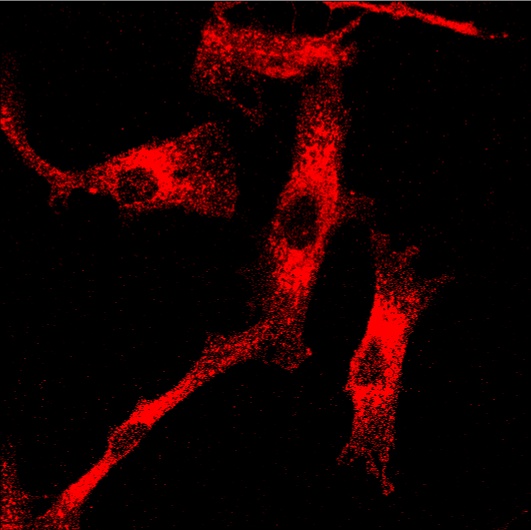
#> input picture samples/sample batch input.png, 1062 x 1060 px (shown at 1/2 size)
$ python -i lysosome_fluorescence_v2.py   (imports and definitions only)
#> lines starting #> are read from the running program, lines starting #| are printed output that depends on the picture
#> further down, picture is the input picture: shape (1060, 1062, 3); mean B, G, R 0.2, 0.2, 23.4
#!/usr/bin/env python3
"""
Lysosome Fluorescence Analysis v2
----------------------------------
Pure pixel-density approach — no lysosome counting.

Key design decisions:
  - Only the LARGEST cell in the image is analysed; everything else is zeroed.
  - Three cell masking methods are shown side-by-side so the user can choose
    which gives the cleanest boundary.
  - Zones start at the NUCLEUS BOUNDARY (not nucleus centre), so the interior
    of the nucleus is never included in zone 0-25%.
  - Saturated pixels (=255) are flagged and optionally excluded from IFD sums.
  - Zone sensitivity plot shows results at multiple min-intensity thresholds.
"""

import tkinter as tk
from tkinter import ttk, filedialog, messagebox
import cv2
import numpy as np
import matplotlib
# [1 line not run here, left out]
import matplotlib.pyplot as plt
from PIL import Image, ImageTk
from pathlib import Path
import struct, csv, io

# ── Constants ─────────────────────────────────────────────────────────────────
LYSO_CH = 2   # Red  (cv2 BGR index 2) = lysosome marker
NUKE_CH = 0   # Blue (cv2 BGR index 0) = DAPI nucleus
N_BINS  = 4
ZONE_LABELS = ['0–25%', '25–50%', '50–75%', '75–100%']
SENS_THRESHOLDS = [5, 10, 20, 30, 50]   # min-intensity values for sensitivity plot

# ── Cell-mask reliability ─────────────────────────────────────────────────────
# Lysosome-signal-based cell boundary detection fails for perinuclear
# distributions: outer cytoplasm has little lysosome signal, so the detected
# mask is too small, compressing all zone boundaries inward.
#
# Correction strategy (validated on Image 18 geometry synthetic cells):
#   When detected cell/nucleus area ratio < NC_FALLBACK_THRESHOLD, replace
#   the lysosome-detected mask with an ellipse scaled from the nucleus shape
#   at NUC_CELL_RATIO × nucleus area.  This uses only the always-reliable
#   DAPI channel to anchor the cell boundary.
#
#   NC_FALLBACK_THRESHOLD = 8.0  — trigger level; only fires when detection
#       is badly wrong (e.g. perinuclear NC ≈ 6.2).  Does NOT fire for
#       uniform (NC ≈ 8.5) or mild perinuclear (NC ≈ 8.2) where the lysosome
#       mask is already close to the true boundary.
#   NUC_CELL_RATIO = 9.0         — target NC for the replacement ellipse,
#       calibrated to Image 18 cell geometry (true NC ≈ 9.4).
#
# Validation results:
#   Perinuclear (exp-5)  → 2.3 pp   (vs 4.6 pp with target=8.0)
#   Mild perinuclear     → 3.4 pp   (unchanged — fallback does not fire)
#   Uniform              → 4.6 pp   (unchanged — fallback does not fire)
#   Maximum error        → 4.6 pp
#
# Adjust NUC_CELL_RATIO for your cell type if typical NC ratios differ.
NUC_CELL_RATIO        = 9.0   # target NC for nucleus-scaled ellipse
NC_FALLBACK_THRESHOLD = 8.0   # trigger replacement when detected NC < this
MIN_CELL_TO_NUC_RATIO = NC_FALLBACK_THRESHOLD   # backward compatibility alias

# ── LSM helpers ───────────────────────────────────────────────────────────────

# [23 lines left out: functions load_lsm, get_voxel_um, not called in this run]

def max_project(arr4d, ch):
    return arr4d[:,ch].max(axis=0)

# ── Segmentation helpers ──────────────────────────────────────────────────────

def keep_largest(mask):
    """Return a copy of mask with only the largest connected component kept."""
    n, labels, stats, _ = cv2.connectedComponentsWithStats(
        mask.astype(np.uint8), connectivity=8)
    if n <= 1:
        return np.zeros_like(mask, dtype=np.uint8)
    largest = 1 + int(np.argmax(stats[1:, cv2.CC_STAT_AREA]))
    return (labels == largest).astype(np.uint8)


# [34 lines left out: function _nucleus_scaled_cell_mask, not called in this run]


def subtract_background(img, bg_val):
    return np.clip(img.astype(np.int32) - int(round(bg_val)), 0, 255).astype(np.uint8)


# [59 lines left out: functions get_nucleus_mask, save_nucleus_mask_preview, not called in this run]


def make_cell_mask(img_sub, blur_sigma=8, threshold=30):
    """
    Trace the cell boundary from the background-subtracted lysosome image.

    After correct background subtraction pixels genuinely outside the cell
    are ≈ 0.  A moderate Gaussian blur (sigma=8 px) merges individual
    lysosome puncta into a continuous, cell-shaped signal while keeping
    enough amplitude at the cell periphery to be detected.  An absolute
    threshold (default 30 counts) is applied directly to the blurred image —
    this avoids the normalization + Otsu approach used previously, which
    rounded any pixel below ½ count to 0 after uint8 casting, making the
    dim outer cytoplasm indistinguishable from true extracellular background.
    A large morphological close (51 px kernel) bridges gaps between sparse
    peripheral spots and produces a solid cell outline.

    Parameters
    ----------
    img_sub   : background-subtracted lysosome max-projection (uint8)
    blur_sigma: Gaussian sigma in pixels (default 8)
    threshold : minimum blurred value to count as cell interior (default 30)
    """
#> called with blur_sigma = 8, threshold = 30
    ksize   = int(blur_sigma * 6) | 1
    blurred = cv2.GaussianBlur(img_sub.astype(np.float32), (ksize, ksize), blur_sigma)
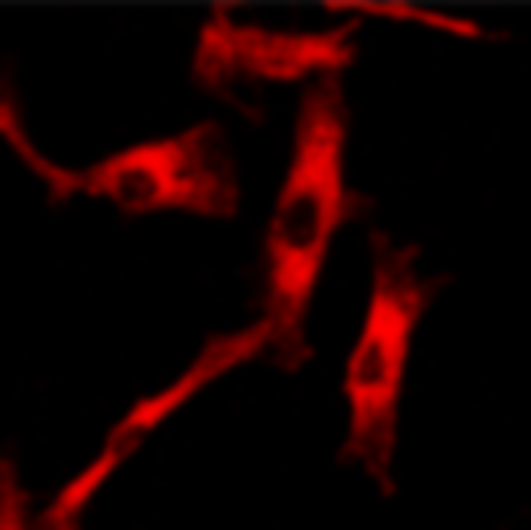
#> blurred: shape (1060, 1062, 3) float32 (shown at 1/2 size); mean B, G, R 0.1, 0.1, 23.2
    ma      = (blurred > float(threshold)).astype(np.uint8) * 255
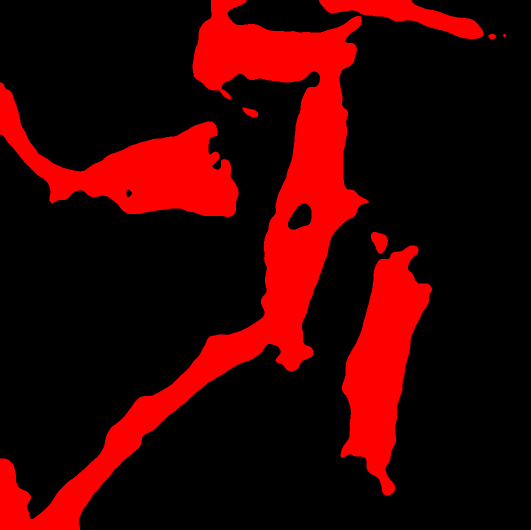
#> ma: shape (1060, 1062, 3) (shown at 1/2 size); mean B, G, R 0, 0, 54.7
    kern    = cv2.getStructuringElement(cv2.MORPH_ELLIPSE, (51, 51))
    ma      = cv2.morphologyEx(ma, cv2.MORPH_CLOSE, kern)
    return keep_largest(ma)


# [318 lines left out: functions compute_zone_density, _mask_by_any_signal, _mask_by_watershed, _mask_by_spot_hull, _mask_by_nuc_expand, _all_cell_masks and 2 more, not called in this run]

# ── Figure generators ──────────────────────────────────────────────────────────

def _colorbar_white(cb):
    cb.ax.yaxis.set_tick_params(color='white')
    plt.setp(cb.ax.yaxis.get_ticklabels(), color='white')

# [241 lines left out: functions fig_heatmap, fig_compare_radial, fig_compare_zones, fig_pixel_histogram, fig_radial_profile, fig_zones and 3 more, not called in this run]

# ── GUI widgets ────────────────────────────────────────────────────────────────

BOX_COLORS = ['yellow', 'orange', 'lime', 'cyan']

class MultiBoxCanvas(tk.Canvas):
    """Canvas that lets the user draw up to 4 background-selection boxes."""
    MAX = 4

    # [8 lines left out: function __init__, not called in this run]

    def _to_img(self, cx, cy):
        ox, oy = self._img_offset
        return int((cx-ox)/self._scale), int((cy-oy)/self._scale)

    def _to_canvas(self, ix, iy):
        ox, oy = self._img_offset
        return int(ix*self._scale + ox), int(iy*self._scale + oy)

    def _on_press(self, e):
        self._start = (e.x, e.y)
        if self._drag_rect: self.delete(self._drag_rect); self._drag_rect = None

    # [28 lines left out: functions _on_drag, _on_release, _draw_boxes, not called in this run]

    def clear_boxes(self):
        self._boxes = []
        self.delete('box')

    # [12 lines left out: function show_np, not called in this run]


class FigCanvas(tk.Canvas):
    def __init__(self, parent, **kw):
        super().__init__(parent, bg='#1a1a2e', **kw); self._tk_img=None

    # [12 lines left out: function show_fig, not called in this run]

# ── Main application ───────────────────────────────────────────────────────────

DARK=  '#2c3e50'; DARKER='#1a1a2e'; ACCENT='#3498db'
GREEN= '#27ae60'; GREY=  '#7f8c8d'; TEXT=  '#bdc3c7'
PURPLE='#8e44ad'
BTN=dict(relief='flat',cursor='hand2',font=('Helvetica',10,'bold'))

TABS = ['Heatmap','Pixel Intensity','Radial Profile','Zones','Zone Sensitivity','Comparison']


class App(tk.Tk):
    # [424 lines left out: functions __init__, _build_ui, _open_lsm, _refresh_preview, _set_bg, _clear_boxes and 3 more, not called in this run]


# [2 lines not run here, left out]

>>> import cv2
>>> picture = cv2.imread('samples/sample batch input.png')
#> (the run stopped early here; a loop or call above may not have finished)
